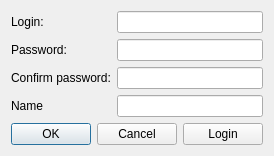
<?xml version="1.0" encoding="UTF-8"?>
<ui version="4.0">
 <class>RegistrationForm</class>
 <widget class="QWidget" name="RegistrationForm">
  <property name="geometry">
   <rect>
    <x>0</x>
    <y>0</y>
    <width>272</width>
    <height>136</height>
   </rect>
  </property>
  <property name="windowTitle">
   <string>Form</string>
  </property>
  <layout class="QVBoxLayout" name="verticalLayout">
   <item>
    <layout class="QFormLayout" name="formLayout">
     <item row="0" column="0">
      <widget class="QLabel" name="label">
       <property name="text">
        <string>Login:</string>
       </property>
      </widget>
     </item>
     <item row="1" column="0">
      <widget class="QLabel" name="label_2">
       <property name="text">
        <string>Password:</string>
       </property>
      </widget>
     </item>
     <item row="2" column="0">
      <widget class="QLabel" name="label_3">
       <property name="text">
        <string>Confirm password:</string>
       </property>
      </widget>
     </item>
     <item row="0" column="1">
      <widget class="QLineEdit" name="loginEdit"/>
     </item>
     <item row="1" column="1">
      <widget class="QLineEdit" name="passwordEdit">
       <property name="echoMode">
        <enum>QLineEdit::EchoMode::Password</enum>
       </property>
      </widget>
     </item>
     <item row="2" column="1">
      <widget class="QLineEdit" name="passwordConfirmEdit">
       <property name="echoMode">
        <enum>QLineEdit::EchoMode::Password</enum>
       </property>
      </widget>
     </item>
     <item row="3" column="1">
      <widget class="QLineEdit" name="nameEdit"/>
     </item>
     <item row="3" column="0">
      <widget class="QLabel" name="label_4">
       <property name="text">
        <string>Name</string>
       </property>
      </widget>
     </item>
    </layout>
   </item>
   <item>
    <spacer name="verticalSpacer">
     <property name="orientation">
      <enum>Qt::Orientation::Vertical</enum>
     </property>
     <property name="sizeHint" stdset="0">
      <size>
       <width>20</width>
       <height>40</height>
      </size>
     </property>
    </spacer>
   </item>
   <item>
    <layout class="QHBoxLayout" name="horizontalLayout">
     <item>
      <widget class="QDialogButtonBox" name="buttonBox">
       <property name="standardButtons">
        <set>QDialogButtonBox::StandardButton::Cancel|QDialogButtonBox::StandardButton::Ok</set>
       </property>
      </widget>
     </item>
     <item>
      <widget class="QPushButton" name="loginButton">
       <property name="text">
        <string>Login</string>
       </property>
      </widget>
     </item>
    </layout>
   </item>
  </layout>
 </widget>
 <tabstops>
  <tabstop>loginButton</tabstop>
  <tabstop>loginEdit</tabstop>
  <tabstop>passwordEdit</tabstop>
  <tabstop>passwordConfirmEdit</tabstop>
 </tabstops>
 <resources/>
 <connections/>
</ui>
